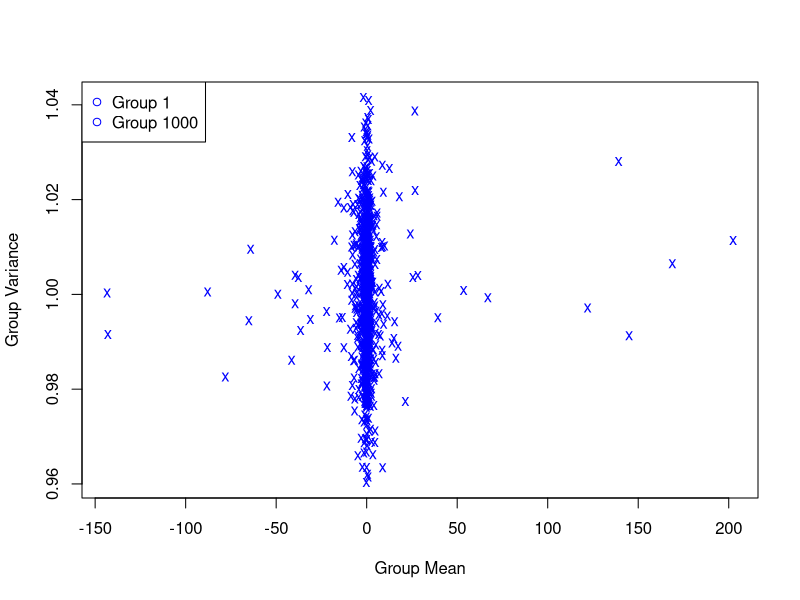
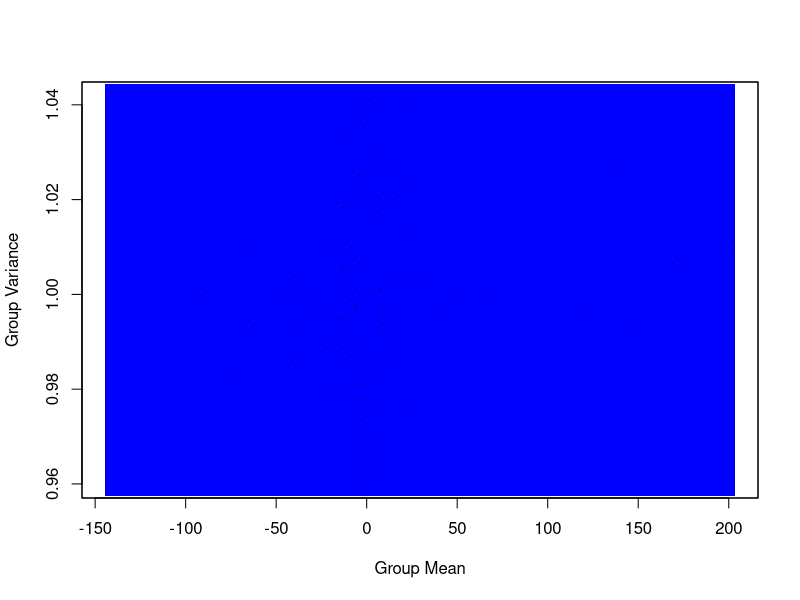
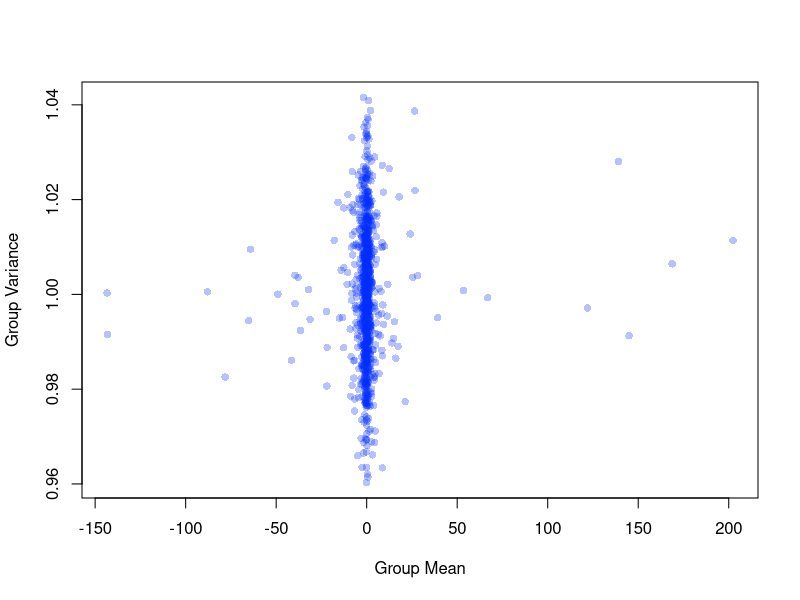

The R script that drew these images, in order:
setwd("/Users/jmwerner1123/Dropbox/GitHub/Invisible/STA250/HW2/Hive/summary/")

data<-read.table('results.txt', header=FALSE,sep="\001")
names(data) = c("Group", "Mean", "Variance")

#try 1
col1 = "blue"
col2 = "blue"
col_fun = colorRampPalette(c(col1,col2))
plot(data$Mean, data$Variance, col = col_fun(1000), pch = "x", xlab = "Group Mean", ylab = "Group Variance")
legend("topleft", c("Group 1", "Group 1000"), col = c(col1,col2), pch = c(1,1))

#try2
smoothScatter(data$Mean, data$Variance, nbin = 300, colramp = colorRampPalette(c(col1,col2)), 
	xlab = "Group Mean", ylab = "Group Variance")

#try3
pdf("hive_graph.pdf")
plot(data$Mean, data$Variance, col = "#0030FF4A", pch = 16, xlab = "Group Mean", ylab = "Group Variance")
dev.off()

